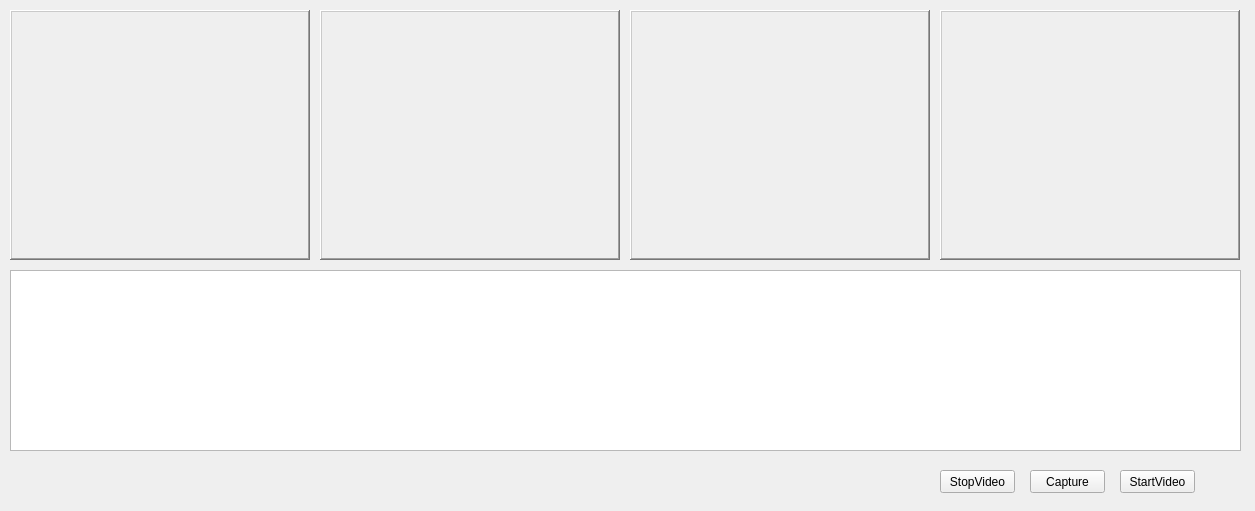
<?xml version="1.0" encoding="UTF-8"?>
<ui version="4.0">
 <class>MainWindow</class>
 <widget class="QMainWindow" name="MainWindow">
  <property name="geometry">
   <rect>
    <x>0</x>
    <y>0</y>
    <width>1255</width>
    <height>511</height>
   </rect>
  </property>
  <property name="minimumSize">
   <size>
    <width>1255</width>
    <height>511</height>
   </size>
  </property>
  <property name="maximumSize">
   <size>
    <width>1255</width>
    <height>511</height>
   </size>
  </property>
  <property name="windowTitle">
   <string>MainWindow</string>
  </property>
  <widget class="QWidget" name="centralWidget">
   <widget class="QFrame" name="frame0">
    <property name="geometry">
     <rect>
      <x>10</x>
      <y>10</y>
      <width>300</width>
      <height>250</height>
     </rect>
    </property>
    <property name="frameShape">
     <enum>QFrame::WinPanel</enum>
    </property>
    <property name="frameShadow">
     <enum>QFrame::Raised</enum>
    </property>
   </widget>
   <widget class="QPushButton" name="pushButton">
    <property name="geometry">
     <rect>
      <x>1120</x>
      <y>470</y>
      <width>75</width>
      <height>23</height>
     </rect>
    </property>
    <property name="text">
     <string>StartVideo</string>
    </property>
   </widget>
   <widget class="QPlainTextEdit" name="plainTextEdit">
    <property name="geometry">
     <rect>
      <x>10</x>
      <y>270</y>
      <width>1231</width>
      <height>181</height>
     </rect>
    </property>
   </widget>
   <widget class="QFrame" name="frame1">
    <property name="geometry">
     <rect>
      <x>320</x>
      <y>10</y>
      <width>300</width>
      <height>250</height>
     </rect>
    </property>
    <property name="frameShape">
     <enum>QFrame::WinPanel</enum>
    </property>
    <property name="frameShadow">
     <enum>QFrame::Raised</enum>
    </property>
   </widget>
   <widget class="QFrame" name="frame2">
    <property name="geometry">
     <rect>
      <x>630</x>
      <y>10</y>
      <width>300</width>
      <height>250</height>
     </rect>
    </property>
    <property name="frameShape">
     <enum>QFrame::WinPanel</enum>
    </property>
    <property name="frameShadow">
     <enum>QFrame::Raised</enum>
    </property>
   </widget>
   <widget class="QFrame" name="frame3">
    <property name="geometry">
     <rect>
      <x>940</x>
      <y>10</y>
      <width>300</width>
      <height>250</height>
     </rect>
    </property>
    <property name="frameShape">
     <enum>QFrame::WinPanel</enum>
    </property>
    <property name="frameShadow">
     <enum>QFrame::Raised</enum>
    </property>
   </widget>
   <widget class="QPushButton" name="pushButton_2">
    <property name="geometry">
     <rect>
      <x>1030</x>
      <y>470</y>
      <width>75</width>
      <height>23</height>
     </rect>
    </property>
    <property name="text">
     <string>Capture</string>
    </property>
   </widget>
   <widget class="QPushButton" name="pushButton_3">
    <property name="geometry">
     <rect>
      <x>940</x>
      <y>470</y>
      <width>75</width>
      <height>23</height>
     </rect>
    </property>
    <property name="text">
     <string>StopVideo</string>
    </property>
   </widget>
  </widget>
 </widget>
 <layoutdefault spacing="6" margin="11"/>
 <resources/>
 <connections/>
</ui>
